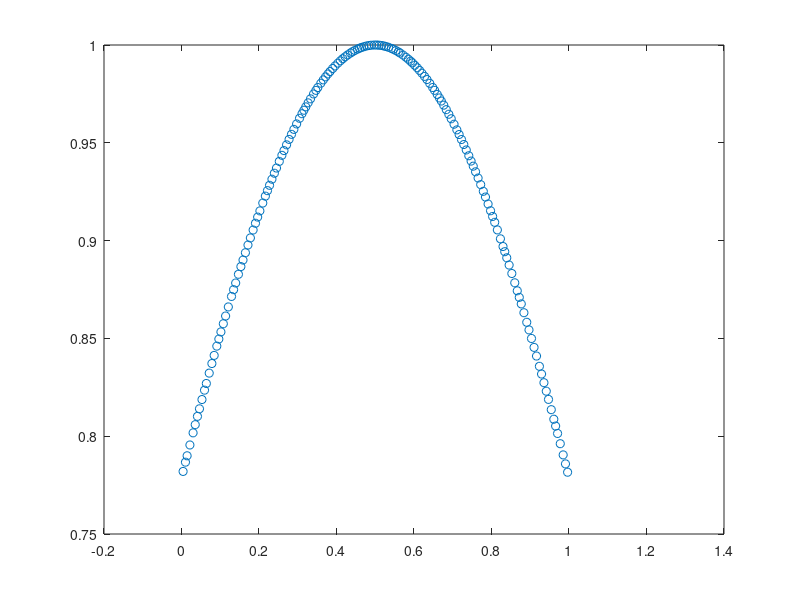

The MATLAB source for this figure: (Note: this script raises an error after producing the figure.)
clear all
close all
N = 160;
rng(1234);
h0 = 1/N;
X = zeros(N+1,1);
for i = 1:N+1
   X(i) = (i-1)*h0; 
   if(i>1 && i < N+1)
   X(i) = X(i) + (-1+rand*(2))*h0/3;
   end
end
x = zeros(N+2,1);
for i = 2:N+1
    x(i) = (X(i-1)+X(i))/2;
end
x(1) = -x(2);
x(N+2) = 1+(1-x(N+1));
%plot(X,1,'*',x,1,'o')
%xlim([0 1])
h = zeros(N+2,1);
for i = 2:N+1
   h(i) = X(i)-X(i-1); 
end

h(1) = h(2);
h(N+2) = h(N+1);



f = zeros(N+2,1);
for i = 1:N+2
    if i==1
       f(i) = 0; 
    else
    f(i) = (1/h(i))*(-2*(x(i)+h(i)/2)*exp(-(x(i)+h(i)/2)^2)+2*(x(i-1)+h(i-1)/2)*exp(-(x(i-1)+h(i-1)/2)^2));
    
    end
    %u(i) = (1/h(i))*((x(i)+h(i)/2)^4-((x(i)-h(i)/2)^4))/4;%exp(-(x(i)-0.5)^2);
    %u(i) = (1/h(i))*((x(i)+h(i)/2)^5-((x(i)-h(i)/2)^5))/5;%exp(-(x(i)-0.5)^2);
    u(i) = (1/h(i))*((pi^(1/2)*erf(x(i)+h(i)/2 - 1/2))/2-(pi^(1/2)*erf(x(i)-h(i)/2 - 1/2))/2);
end

 u(1) = NaN;
 u(N+2) = NaN;


f(1)=2*1;
f(N+2)=2*exp(-1);

plot(x,u,'o')

hold on 



% %second order recon
% for i = 2:N+1
% %i = 5;
% wi1 = 1/abs(x(i-1)-x(i));
% wi2 = 1/abs(x(i+1)-x(i));
% xi = x(i);
% x1 = x(i-1);
% x2 = x(i+1);
% syms z
% xb1 = (1/h(i-1))*int(z-x(i-1),z,x(i-1)-h(i-1)/2,x(i-1)+h(i-1)/2);
% xb2 = (1/h(i+1))*int(z-x(i+1),z,x(i+1)-h(i+1)/2,x(i+1)+h(i+1)/2);
% xbi = (1/h(i))*int(z-x(i),z,x(i)-h(i)/2,x(i)+h(i)/2);
% ub1 = u(i-1);
% ub2 = u(i+1);
% ubi = u(i);
% A = double([wi1*(xb1-xbi+x1-xi); wi2*(xb2-xbi+x2-xi)]);
% b = [wi1*(ub1-ubi); wi2*(ub2-ubi)];
% 
% y(2) = A\b%(A'*A)\(A'*b)
% y(1) = ubi%ubi-xbi*y(2)
% 
% 
%    xx = linspace(x(i)-h(i)/2,x(i)+h(i)/2,100);
%    yy = y(1)+y(2)*(xx-x(i));
%    plot(xx,yy)
% end
error = 0;
M = 10000;
%4th order recon
for i = 4:N-1
%i = 5;
% wi1 = 1/abs(x(i-1)-x(i));
% wi2 = 1/abs(x(i+1)-x(i));
% wi3 = 1/abs(x(i-2)-x(i));
% wi4 = 1/abs(x(i+2)-x(i));
% xi = x(i);
% x1 = x(i-1);
% x2 = x(i+1);
% x3 = x(i-2);
% x4 = x(i+2);
% syms z
% xb1 = (1/h(i-1))*int(z-x(i-1),z,x(i-1)-h(i-1)/2,x(i-1)+h(i-1)/2);
% xb2 = (1/h(i+1))*int(z-x(i+1),z,x(i+1)-h(i+1)/2,x(i+1)+h(i+1)/2);
% xb3 = (1/h(i-2))*int(z-x(i-2),z,x(i-2)-h(i-2)/2,x(i-2)+h(i-2)/2);
% xb4 = (1/h(i+2))*int(z-x(i+2),z,x(i+2)-h(i+2)/2,x(i+2)+h(i+2)/2);
% xbi = (1/h(i))*int(z-x(i),z,x(i)-h(i)/2,x(i)+h(i)/2);
% 
% x2b1 = (1/h(i-1))*int((z-x(i-1))^2,z,x(i-1)-h(i-1)/2,x(i-1)+h(i-1)/2);
% x2b2 = (1/h(i+1))*int((z-x(i+1))^2,z,x(i+1)-h(i+1)/2,x(i+1)+h(i+1)/2);
% x2b3 = (1/h(i-2))*int((z-x(i-2))^2,z,x(i-2)-h(i-2)/2,x(i-2)+h(i-2)/2);
% x2b4 = (1/h(i+2))*int((z-x(i+2))^2,z,x(i+2)-h(i+2)/2,x(i+2)+h(i+2)/2);
% x2bi = (1/h(i))*int((z-x(i))^2,z,x(i)-h(i)/2,x(i)+h(i)/2);
% 
% x3b1 = (1/h(i-1))*int((z-x(i-1))^3,z,x(i-1)-h(i-1)/2,x(i-1)+h(i-1)/2);
% x3b2 = (1/h(i+1))*int((z-x(i+1))^3,z,x(i+1)-h(i+1)/2,x(i+1)+h(i+1)/2);
% x3b3 = (1/h(i-2))*int((z-x(i-2))^3,z,x(i-2)-h(i-2)/2,x(i-2)+h(i-2)/2);
% x3b4 = (1/h(i+2))*int((z-x(i+2))^3,z,x(i+2)-h(i+2)/2,x(i+2)+h(i+2)/2);
% x3bi = (1/h(i))*int((z-x(i))^3,z,x(i)-h(i)/2,x(i)+h(i)/2);
% ub1 = u(i-1);
% ub2 = u(i+1);
% ub3 = u(i-2);
% ub4 = u(i+2);
% ubi = u(i);
% A = double([wi1*(xb1-xbi+x1-xi) wi1*(x2b1+2*(x1-xi)*xb1+(x1-xi)^2-xbi) wi1*(x3b1+3*(x1-xi)*x2b1+3*(x1-xi)^2*xb1+(x1-xi)^3-xbi); 
%             wi2*(xb2-xbi+x2-xi) wi2*(x2b2+2*(x2-xi)*xb2+(x2-xi)^2-xbi) wi2*(x3b2+3*(x2-xi)*x2b2+3*(x2-xi)^2*xb2+(x2-xi)^3-xbi); 
%             wi3*(xb3-xbi+x3-xi) wi3*(x2b3+2*(x3-xi)*xb3+(x3-xi)^2-xbi) wi3*(x3b3+3*(x3-xi)*x2b3+3*(x3-xi)^2*xb3+(x3-xi)^3-xbi);
%             wi4*(xb4-xbi+x4-xi) wi4*(x2b4+2*(x4-xi)*xb4+(x4-xi)^2-xbi) wi4*(x3b4+3*(x4-xi)*x2b4+3*(x4-xi)^2*xb4+(x4-xi)^3-xbi)]);
% b = [wi1*(ub1-ubi); wi2*(ub2-ubi); wi3*(ub3-ubi); wi4*(ub4-ubi) ];
% 
% y(2:4) = A\b;%(A'*A)\(A'*b)
% y(1) = ubi-xbi*y(2)-x2bi*y(3)-x3bi*y(4);%ubi-xbi*y(2)
% %q = y(1)-ubi

 Y= recon3(x(i),h(i),u(i),x(i-1),h(i-1),u(i-1),x(i+1),h(i+1),u(i+1),x(i-2),h(i-2),u(i-2),x(i+2),h(i+2),u(i+2));
   y=Y;
   
   
   xx = linspace(x(i)-h(i)/2,x(i)+h(i)/2,M);
   ue = exp(-(xx-0.5).^2);%xx.^3;%;exp(-(xx-0.5).^2);
   %ue = xx.^3;
   %ue = xx.^4;
   yy = y(1)+y(2)*(xx-x(i))+y(3)*(xx-x(i)).^2+y(4)*(xx-x(i)).^3;
   plot(xx,yy)
   %ylim([-1e0 1e0])
  
   
   error = max(error,max(abs(ue-yy)));
   
end


% i = 2
i=2;

y= recon3(x(i),h(i),u(i),x(i+1),h(i+1),u(i+1),x(i+2),h(i+2),u(i+2),x(i+3),h(i+3),u(i+3),x(i+4),h(i+4),u(i+4));

   xx = linspace(x(i)-h(i)/2,x(i)+h(i)/2,M);
   yy = y(1)+y(2)*(xx-x(i))+y(3)*(xx-x(i)).^2+y(4)*(xx-x(i)).^3;

   plot(xx,yy)
   %ue = xx.^3;
   ue = exp(-(xx-0.5).^2);%xx.^3;
   error = max(error,max(abs(ue-yy)));
  
  

   

   
   i = N+1;
   y= recon3(x(i),h(i),u(i),x(i-1),h(i-1),u(i-1),x(i-2),h(i-2),u(i-2),x(i-3),h(i-3),u(i-3),x(i-4),h(i-4),u(i-4));

   xx = linspace(x(i)-h(i)/2,x(i)+h(i)/2,M);
   yy = y(1)+y(2)*(xx-x(i))+y(3)*(xx-x(i)).^2+y(4)*(xx-x(i)).^3;
   plot(xx,yy)
%   ue = xx.^3;
   ue = exp(-(xx-0.5).^2);%xx.^3;
   error = max(error,max(abs(ue-yy)));
  
   
   
   i=3;

y= recon3(x(i),h(i),u(i),x(i-1),h(i-1),u(i-1),x(i+1),h(i+1),u(i+1),x(i+2),h(i+2),u(i+2),x(i+3),h(i+3),u(i+3));

   xx = linspace(x(i)-h(i)/2,x(i)+h(i)/2,M);
   yy = y(1)+y(2)*(xx-x(i))+y(3)*(xx-x(i)).^2+y(4)*(xx-x(i)).^3;
   plot(xx,yy)
%ue = xx.^3;
ue = exp(-(xx-0.5).^2);%xx.^3;
   error = max(error,max(abs(ue-yy)));
  

   
   i = N;
   y= recon3(x(i),h(i),u(i),x(i+1),h(i+1),u(i+1),x(i-1),h(i-1),u(i-1),x(i-2),h(i-2),u(i-2),x(i-3),h(i-3),u(i-3));

   xx = linspace(x(i)-h(i)/2,x(i)+h(i)/2,M);
   yy = y(1)+y(2)*(xx-x(i))+y(3)*(xx-x(i)).^2+y(4)*(xx-x(i)).^3;
   plot(xx,yy)

%ue = xx.^3;
ue = exp(-(xx-0.5).^2);%xx.^3;
   error = max(error,max(abs(ue-yy)))
  